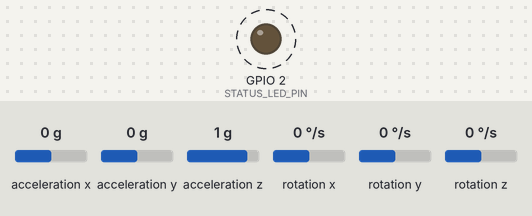
Bench run of a sketch on a simulated ESP32. Parts: output pins drawn as LEDs (lit = HIGH). Wiring (inferred from the names in the program): MPU-6050 motion sensor at I2C address 0x68. Dashed ring = blinking. The inputs (shaded band) are chosen by the test bench; at power-on: acceleration x 0 g, acceleration y 0 g, acceleration z 1 g, rotation x 0 °/s, rotation y 0 °/s, rotation z 0 °/s. Nothing arrives over Bluetooth unless stated; a phone connects over Bluetooth LE 3 s after start; what the sketch prints to the serial monitor is not drawn.

Above: at 2.8 s.
Timing chart, 0 to 6.9 s (numbered marks = the images above):
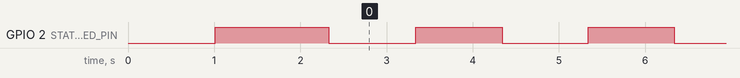

Measured:
- by itself, GPIO 2 (STATUS_LED_PIN): alternates HIGH for 1.0 s and LOW for 1.0 s

The sketch:

esp32_har_streamer.ino
```cpp
/*
 * ======================================================================
 * esp32_har_streamer.ino
 * ======================================================================
 * Project: Human Activity Recognition (HAR) using ESP32 + MPU-6050
 * Description:
 *   High-speed 50Hz IMU Telemetry Streamer with Dual USB-Serial (115200)
 *   and Bluetooth Low Energy (BLE) sensor broadcasting.
 *
 * Hardware Pinout (ESP32 NodeMCU):
 *   - MPU-6050 VCC -> 3.3V (or 5V if module has onboard regulator)
 *   - MPU-6050 GND -> GND
 *   - MPU-6050 SDA -> GPIO 21
 *   - MPU-6050 SCL -> GPIO 22
 *   - MPU-6050 INT -> GPIO 19 (Optional hardware interrupt)
 *   - Status LED   -> GPIO 2  (Built-in LED, pulses on sampling)
 *
 * Sampling Frequency: 50 Hz (20 ms interval)
 * Output Format (CSV): Ax,Ay,Az,Gx,Gy,Gz,Timestamp_ms\n
 *
 * Author: Pranesh
 * ======================================================================
 */

#include <Wire.h>
#include <BLEDevice.h>
#include <BLEServer.h>
#include <BLEUtils.h>
#include <BLE2902.h>

// MPU-6050 I2C Address
#define MPU6050_ADDR 0x68

// Sampling configuration
#define SAMPLING_FREQ_HZ 50
#define SAMPLING_PERIOD_US (1000000 / SAMPLING_FREQ_HZ) // 20,000 us (20 ms)

// Pin Definitions
#define I2C_SDA_PIN 21
#define I2C_SCL_PIN 22
#define STATUS_LED_PIN 2

// BLE Configuration
#define SERVICE_UUID        "4fafc201-1fb5-459e-8fcc-c5c9c331914b"
#define CHARACTERISTIC_UUID "beb5483e-36e1-4688-b7f5-ea07361b26a8"

BLEServer* pServer = NULL;
BLECharacteristic* pCharacteristic = NULL;
bool deviceConnected = false;
bool oldDeviceConnected = false;

// Calibration Offsets
float accX_offset = 0.0, accY_offset = 0.0, accZ_offset = 0.0;
float gyroX_offset = 0.0, gyroY_offset = 0.0, gyroZ_offset = 0.0;

// Timing variables
unsigned long previousMicros = 0;
uint32_t packetCount = 0;

class MyServerCallbacks: public BLEServerCallbacks {
    void onConnect(BLEServer* pServer) {
        deviceConnected = true;
    };

    void onDisconnect(BLEServer* pServer) {
        deviceConnected = false;
    }
};

void readRawMPU(int16_t &ax, int16_t &ay, int16_t &az, int16_t &gx, int16_t &gy, int16_t &gz) {
    Wire.beginTransmission(MPU6050_ADDR);
    Wire.write(0x3B); // ACCEL_XOUT_H register
    Wire.endTransmission(false);
    Wire.requestFrom(MPU6050_ADDR, 14, true);

    ax = (Wire.read() << 8 | Wire.read());
    ay = (Wire.read() << 8 | Wire.read());
    az = (Wire.read() << 8 | Wire.read());
    int16_t tempRaw = (Wire.read() << 8 | Wire.read()); // Temperature (unused)
    gx = (Wire.read() << 8 | Wire.read());
    gy = (Wire.read() << 8 | Wire.read());
    gz = (Wire.read() << 8 | Wire.read());
}

void setupMPU6050() {
    Wire.begin(I2C_SDA_PIN, I2C_SCL_PIN, 400000); // 400 kHz Fast I2C

    // Wake up MPU-6050 (write 0 to PWR_MGMT_1 register 0x6B)
    Wire.beginTransmission(MPU6050_ADDR);
    Wire.write(0x6B);
    Wire.write(0x00);
    Wire.endTransmission(true);

    // Configure Accelerometer (+/- 2g range: write 0x00 to ACCEL_CONFIG register 0x1C)
    Wire.beginTransmission(MPU6050_ADDR);
    Wire.write(0x1C);
    Wire.write(0x00);
    Wire.endTransmission(true);

    // Configure Gyroscope (+/- 250 deg/s range: write 0x00 to GYRO_CONFIG register 0x1B)
    Wire.beginTransmission(MPU6050_ADDR);
    Wire.write(0x1B);
    Wire.write(0x00);
    Wire.endTransmission(true);

    // Digital Low-Pass Filter Configuration (DLPF_CFG = 3 -> 44Hz filter bandwidth)
    Wire.beginTransmission(MPU6050_ADDR);
    Wire.write(0x1A);
    Wire.write(0x03);
    Wire.endTransmission(true);
}

void calibrateSensors() {
    digitalWrite(STATUS_LED_PIN, HIGH);
    Serial.println("# Calibrating MPU-6050... Keep board stationary on flat surface.");

    const int samples = 200;
    int16_t ax, ay, az, gx, gy, gz;
    long a_x = 0, a_y = 0, a_z = 0, g_x = 0, g_y = 0, g_z = 0;

    for (int i = 0; i < samples; i++) {
        readRawMPU(ax, ay, az, gx, gy, gz);
        a_x += ax; a_y += ay; a_z += az;
        g_x += gx; g_y += gy; g_z += gz;
        delay(5);
    }

    // Gravity is 1.0g along Z when flat (16384 LSB/g)
    accX_offset = (float)a_x / samples / 16384.0;
    accY_offset = (float)a_y / samples / 16384.0;
    accZ_offset = ((float)a_z / samples / 16384.0) - 1.0;
    gyroX_offset = (float)g_x / samples / 131.0;
    gyroY_offset = (float)g_y / samples / 131.0;
    gyroZ_offset = (float)g_z / samples / 131.0;

    Serial.printf("# Calibrated: AccOffset(%.3f, %.3f, %.3f), GyroOffset(%.3f, %.3f, %.3f)\n",
                  accX_offset, accY_offset, accZ_offset, gyroX_offset, gyroY_offset, gyroZ_offset);
    digitalWrite(STATUS_LED_PIN, LOW);
}

void setupBLE() {
    BLEDevice::init("ESP32-HAR-Streamer");
    pServer = BLEDevice::createServer();
    pServer->setCallbacks(new MyServerCallbacks());

    BLEService *pService = pServer->createService(SERVICE_UUID);
    pCharacteristic = pService->createCharacteristic(
                        CHARACTERISTIC_UUID,
                        BLECharacteristic::PROPERTY_READ   |
                        BLECharacteristic::PROPERTY_WRITE  |
                        BLECharacteristic::PROPERTY_NOTIFY |
                        BLECharacteristic::PROPERTY_INDICATE
                      );
    pCharacteristic->addDescriptor(new BLE2902());
    pService->start();

    BLEAdvertising *pAdvertising = BLEDevice::getAdvertising();
    pAdvertising->addServiceUUID(SERVICE_UUID);
    pAdvertising->setScanResponse(false);
    pAdvertising->setMinPreferred(0x0);
    BLEDevice::startAdvertising();
    Serial.println("# BLE Active: 'ESP32-HAR-Streamer' advertising started.");
}

void setup() {
    Serial.begin(115200);
    pinMode(STATUS_LED_PIN, OUTPUT);
    digitalWrite(STATUS_LED_PIN, LOW);

    delay(1000);
    Serial.println("\n# =========================================================");
    Serial.println("# ESP32 HAR 50Hz IMU Streamer - Deep Learning Bridge");
    Serial.println("# =========================================================");

    setupMPU6050();
    calibrateSensors();
    setupBLE();

    Serial.println("# HEADER: Ax(g),Ay(g),Az(g),Gx(rad/s),Gy(rad/s),Gz(rad/s),Timestamp_ms");
    previousMicros = micros();
}

void loop() {
    unsigned long currentMicros = micros();

    // Enforce 50Hz precision timing loop (every 20,000 microseconds)
    if (currentMicros - previousMicros >= SAMPLING_PERIOD_US) {
        previousMicros += SAMPLING_PERIOD_US;
        packetCount++;

        int16_t raw_ax, raw_ay, raw_az, raw_gx, raw_gy, raw_gz;
        readRawMPU(raw_ax, raw_ay, raw_az, raw_gx, raw_gy, raw_gz);

        // Convert to standard units: Accel in g, Gyro in radians/sec (standard UCI HAR units)
        float ax = ((float)raw_ax / 16384.0) - accX_offset;
        float ay = ((float)raw_ay / 16384.0) - accY_offset;
        float az = ((float)raw_az / 16384.0) - accZ_offset;

        // Convert deg/s to rad/s (deg/s * PI / 180)
        float gx = (((float)raw_gx / 131.0) - gyroX_offset) * (PI / 180.0);
        float gy = (((float)raw_gy / 131.0) - gyroY_offset) * (PI / 180.0);
        float gz = (((float)raw_gz / 131.0) - gyroZ_offset) * (PI / 180.0);

        unsigned long now_ms = millis();

        // 1. Output high-throughput CSV over USB Serial
        char buffer[128];
        snprintf(buffer, sizeof(buffer), "%.5f,%.5f,%.5f,%.5f,%.5f,%.5f,%lu\n",
                 ax, ay, az, gx, gy, gz, now_ms);
        Serial.print(buffer);

        // 2. Broadcast over Bluetooth Low Energy if client connected
        if (deviceConnected && (packetCount % 2 == 0)) { // 25Hz BLE updates to save bandwidth
            pCharacteristic->setValue((uint8_t*)buffer, strlen(buffer));
            pCharacteristic->notify();
        }

        // Heartbeat LED flash every 1 second (50 packets)
        if (packetCount % 50 == 0) {
            digitalWrite(STATUS_LED_PIN, !digitalRead(STATUS_LED_PIN));
        }
    }
}
```
